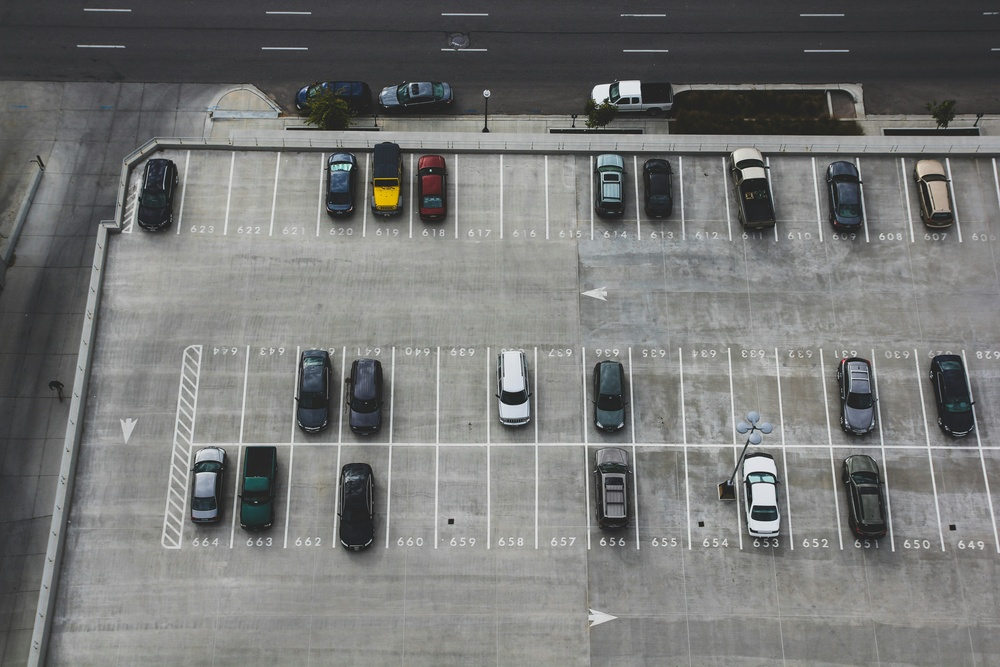
#> input picture input_image_1.jpg, 1000 x 667 px, shrunk from 5184 x 3456 before the run, given as the content of the folder input_images, which was not available
$ python parking_detector.py
#> lines starting #> are read from the running program, lines starting #| are printed output that depends on the picture; after the words box and inside, x2 and y2 are one past the last pixel; in counts of white or black regions, pixels touching at a corner belong together; pictures that were not available may be replaced by others from this repository, and a replacement may not be noted
#!/usr/bin/env python3
"""
PARKING DETECTOR - CRITICAL FIX
Bug: Bounds check used wrong variables (w, h instead of image width/height)
"""

import cv2
import numpy as np
import os
from pathlib import Path

INPUT_PATH = "./input_images/"
OUTPUT_PATH = "/mnt/c/wsl_outputs/"

def process_parking_lot(img_path, output_path):
    """Process one parking lot image"""
#> called with output_path = '/mnt/c/wsl_outputs/'
    img_name = Path(img_path).stem
    print(f"\n{'='*70}\nPROCESSING: {img_name}\n{'='*70}")

    img_dir = os.path.join(output_path, f"image_{img_name}")
    os.makedirs(img_dir, exist_ok=True)

    def save(img, name):
        cv2.imwrite(os.path.join(img_dir, f"{name}.jpg"), img)

    image = cv2.imread(str(img_path))
#> image is the input picture: shape (667, 1000, 3); mean B, G, R 117.9, 119.2, 118.4
    if image is None:
        return None

    img_h, img_w = image.shape[:2]
#> img_h = 667; img_w = 1000
    save(image, "00_original")

    gray = cv2.cvtColor(image, cv2.COLOR_BGR2GRAY)
    save(gray, "01_grayscale")

    # Detect lines
    print("  Detecting parking lines...")
    hsv = cv2.cvtColor(image, cv2.COLOR_BGR2HSV)
#> hsv: shape (667, 1000, 3); mean H, S, V 56.4, 10.7, 120.4
    white_mask = cv2.inRange(hsv, np.array([0, 0, 190]), np.array([180, 40, 255]))
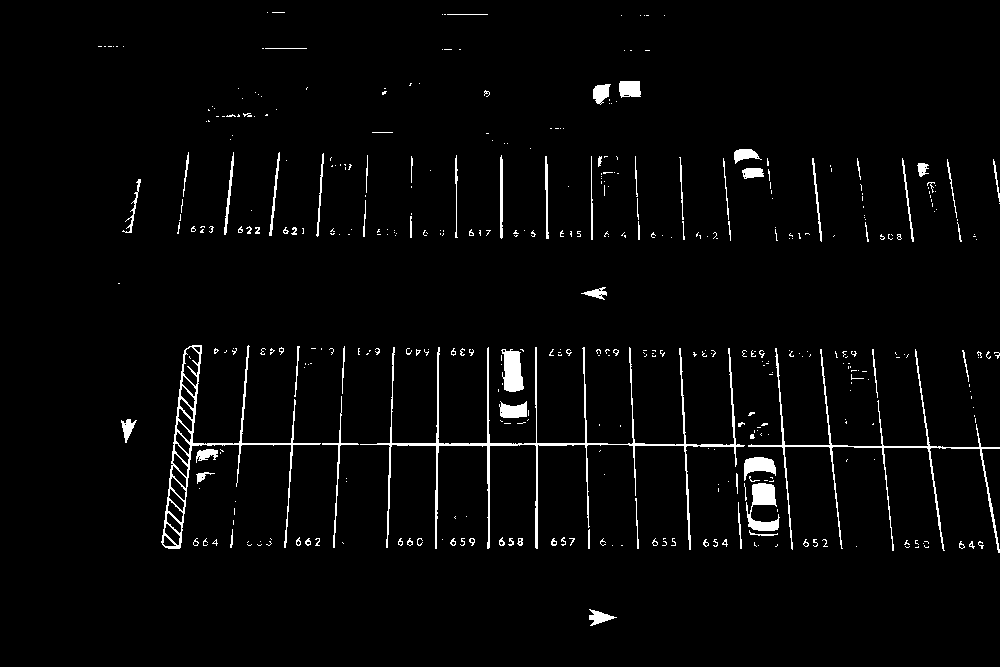
#> white_mask: shape (667, 1000); 2.8% white; 437 white regions (343 under 20 px), largest, box (x1, y1, x2, y2) and area: (360, 347, 745, 550) 3784, (161, 345, 321, 549) 2283, (748, 348, 1000, 553) 2123
    yellow_mask = cv2.inRange(hsv, np.array([15, 80, 80]), np.array([35, 255, 255]))
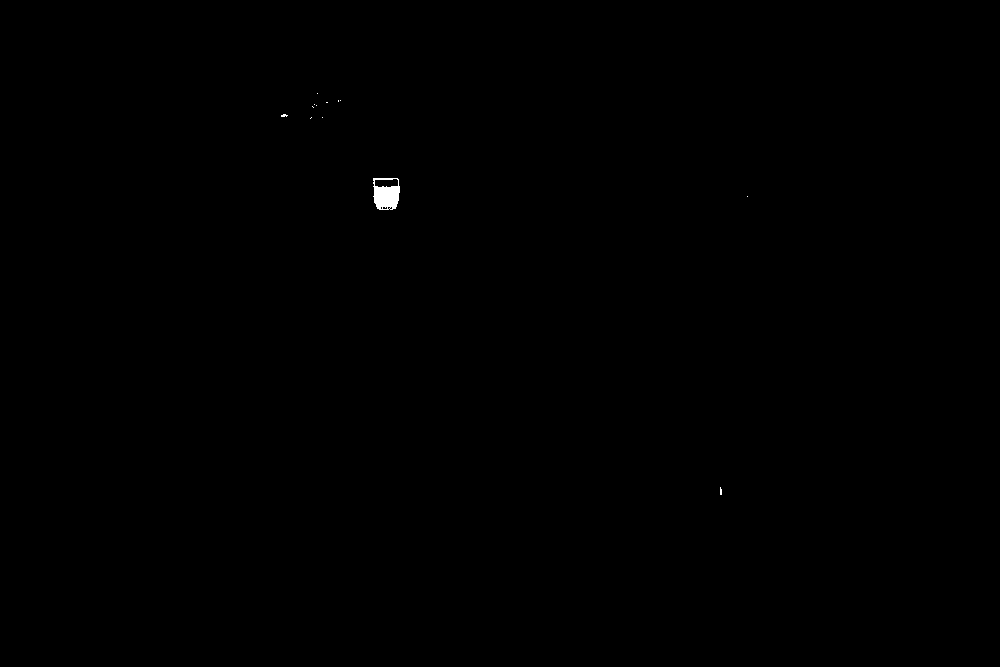
#> yellow_mask: shape (667, 1000); 0.1% white; 13 white regions (12 under 20 px), largest, box (x1, y1, x2, y2) and area: (373, 178, 400, 210) 606
    line_mask = cv2.bitwise_or(white_mask, yellow_mask)
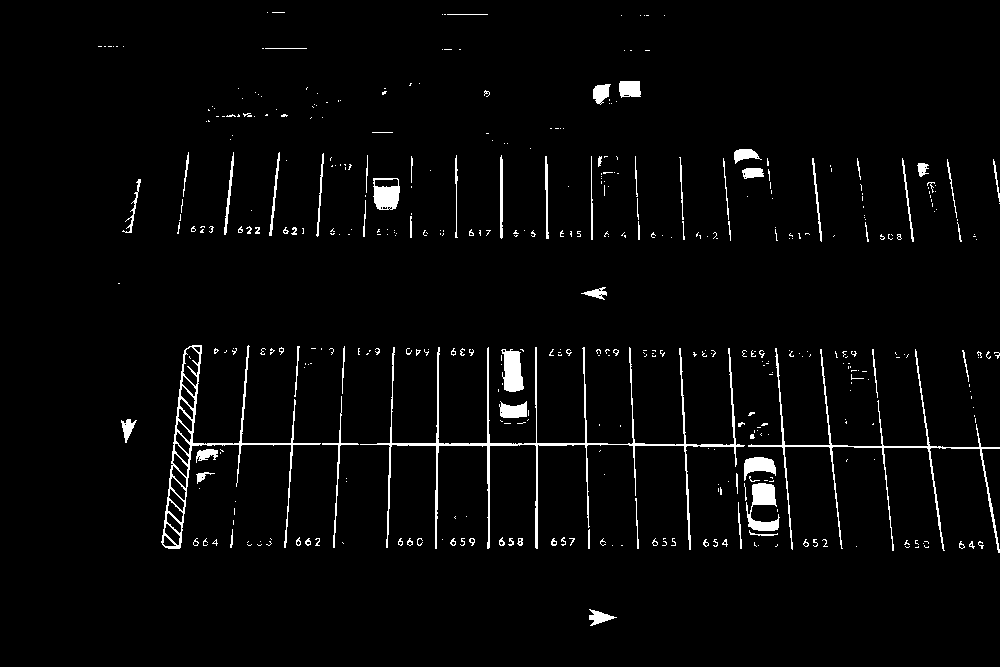
#> line_mask: shape (667, 1000); 2.9% white; 450 white regions (355 under 20 px), largest, box (x1, y1, x2, y2) and area: (360, 347, 745, 550) 3784, (161, 345, 321, 549) 2283, (748, 348, 1000, 553) 2123

    kernel = np.ones((3,3), np.uint8)
    line_mask = cv2.morphologyEx(line_mask, cv2.MORPH_CLOSE, kernel)
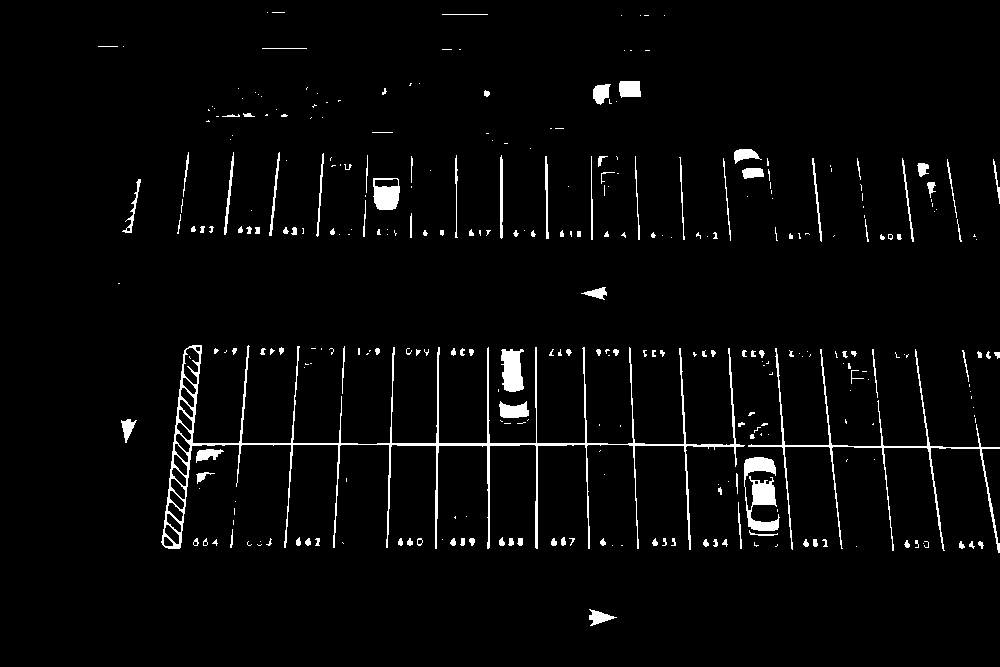
#> line_mask: shape (667, 1000); 3.1% white; 326 white regions (190 under 20 px), largest, box (x1, y1, x2, y2) and area: (161, 345, 745, 550) 6776, (748, 348, 1000, 553) 2142, (744, 457, 780, 531) 1370
    line_mask = cv2.morphologyEx(line_mask, cv2.MORPH_OPEN, kernel)
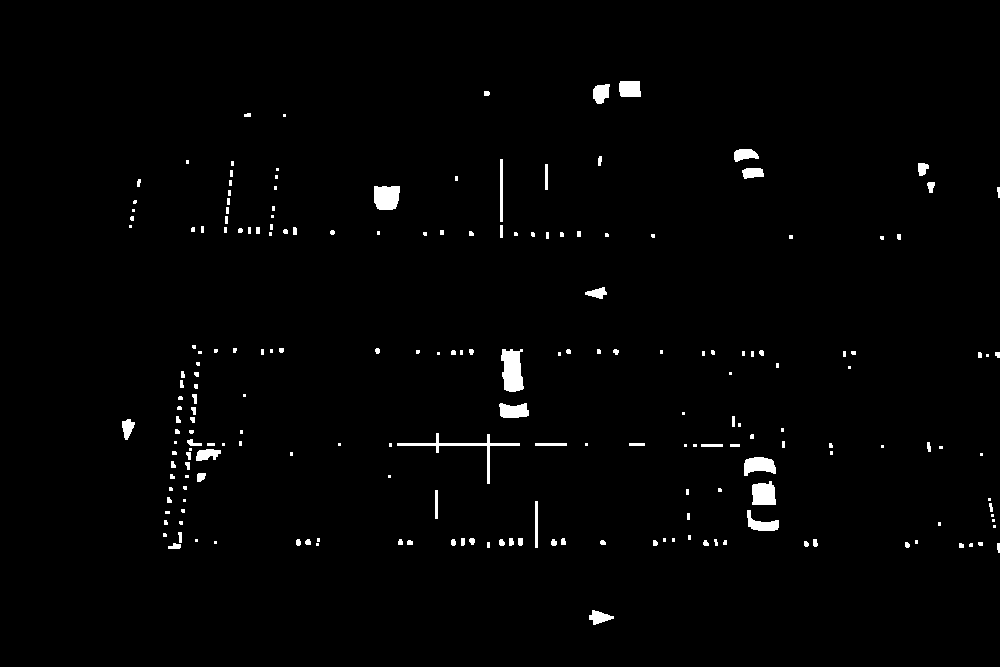
#> line_mask: shape (667, 1000); 1.5% white; 206 white regions (106 under 20 px), largest, box (x1, y1, x2, y2) and area: (501, 349, 524, 392) 763, (397, 433, 520, 484) 561, (374, 186, 400, 210) 560
    save(line_mask, "02_lines")

    # Hough lines
    print("  Hough transform...")
    lines = cv2.HoughLinesP(line_mask, 1, np.pi/180, 50, minLineLength=40, maxLineGap=10)
#> lines = 21 rows, first 6: [684, 445, 739, 445], [389, 444, 519, 444], [389, 443, 519, 443], [389, 445, 519, 445], [501, 159, 502, 236], [178, 548, 199, 351]

    if lines is None:
        print("  ERROR: No lines detected")
        return None

    viz = image.copy()
    for line in lines:
        x1, y1, x2, y2 = line[0]
        cv2.line(viz, (x1, y1), (x2, y2), (0, 255, 0), 1)
#> this loop made 21 passes
#> (x1, y1, x2, y2) on passes 1 to 12: (684, 445, 739, 445), (389, 444, 519, 444), (389, 443, 519, 443), (389, 445, 519, 445), (501, 159, 502, 236), (178, 548, 199, 351), (500, 215, 500, 159), (184, 512, 201, 351), (163, 536, 183, 371), (509, 391, 522, 349), (225, 232, 233, 161), (504, 389, 512, 349)
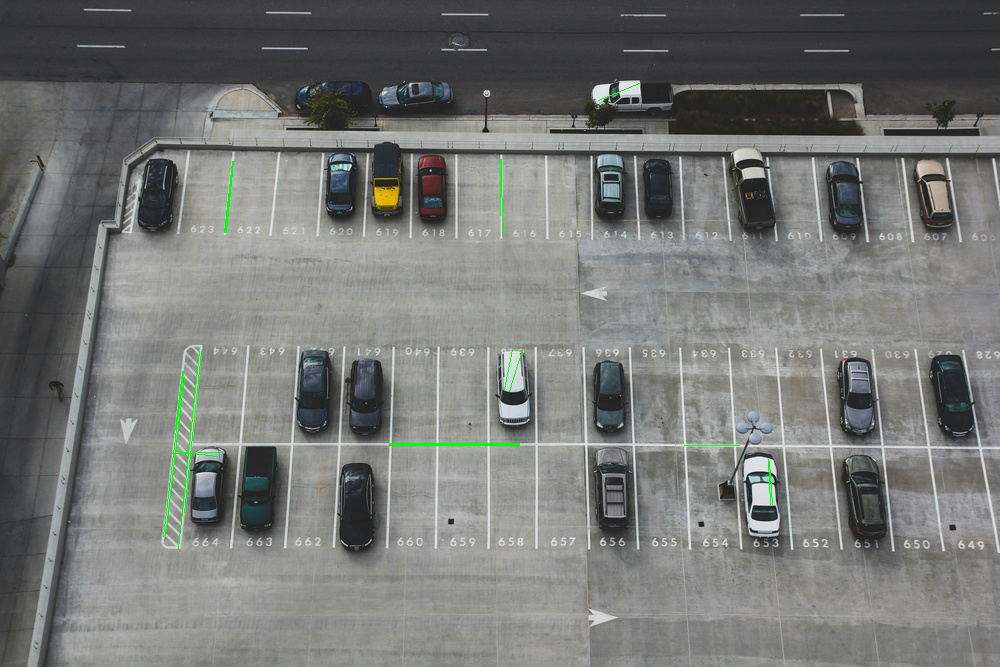
#> viz: shape (667, 1000, 3); 0.27% of pixels changed, all inside (x1, y1, x2, y2) = (163, 83, 773, 549)
    save(viz, "03_all_lines")
    print(f"  Detected {len(lines)} line segments")
#|   Detected 21 line segments

    # Filter vertical lines
    print("  Filtering vertical lines...")
    vertical_lines = []
    for line in lines:
        x1, y1, x2, y2 = line[0]
        dx = abs(x2 - x1)
        dy = abs(y2 - y1)

        if dy > dx * 1.5:  # Vertical
            length = np.sqrt(dx*dx + dy*dy)
            if length > 30:
                vertical_lines.append({
                    'x': (x1 + x2) / 2,
                    'y_min': min(y1, y2),
                    'y_max': max(y1, y2)
                })
#> this loop made 21 passes
#> (x1, y1, x2, y2, dx, dy, length) on passes 5, 6, 7, 8, 9, 10, 11, 12, 14, 16, 17, 19: (501, 159, 502, 236, 1, 77, 77.01), (178, 548, 199, 351, 21, 197, 198.1), (500, 215, 500, 159, 0, 56, 56), (184, 512, 201, 351, 17, 161, 161.9), (163, 536, 183, 371, 20, 165, 166.2), (509, 391, 522, 349, 13, 42, 43.97), (225, 232, 233, 161, 8, 71, 71.45), (504, 389, 512, 349, 8, 40, 40.79), (768, 459, 770, 504, 2, 45, 45.04), (769, 461, 772, 504, 3, 43, 43.1), (224, 232, 232, 161, 8, 71, 71.45), (226, 232, 233, 162, 7, 70, 70.35)
#> (x1, y1, x2, y2, dx, dy) on passes 1, 2, 3, 4, 13, 15: (684, 445, 739, 445, 55, 0), (389, 444, 519, 444, 130, 0), (389, 443, 519, 443, 130, 0), (389, 445, 519, 445, 130, 0), (175, 451, 217, 456, 42, 5), (172, 453, 220, 452, 48, 1)
#> after the loop, vertical_lines = 14 items

    if len(vertical_lines) < 2:
        print("  ERROR: Not enough vertical lines")
        return None

    viz = image.copy()
    for vl in vertical_lines:
        x = int(vl['x'])
        cv2.line(viz, (x, int(vl['y_min'])), (x, int(vl['y_max'])), (255, 255, 0), 2)
#> this loop made 14 passes
#> (vl, x) on passes 1 to 12: ({'x': 501.5, 'y_min': 159, 'y_max': 236}, 501), ({'x': 188.5, 'y_min': 351, 'y_max': 548}, 188), ({'x': 500, 'y_min': 159, 'y_max': 215}, 500), ({'x': 192.5, 'y_min': 351, 'y_max': 512}, 192), ({'x': 173, 'y_min': 371, 'y_max': 536}, 173), ({'x': 515.5, 'y_min': 349, 'y_max': 391}, 515), ({'x': 229, 'y_min': 161, 'y_max': 232}, 229), ({'x': 508, 'y_min': 349, 'y_max': 389}, 508), ({'x': 769, 'y_min': 459, 'y_max': 504}, 769), ({'x': 770.5, 'y_min': 461, 'y_max': 504}, 770), ({'x': 228, 'y_min': 161, 'y_max': 232}, 228), ({'x': 229.5, 'y_min': 162, 'y_max': 232}, 229)
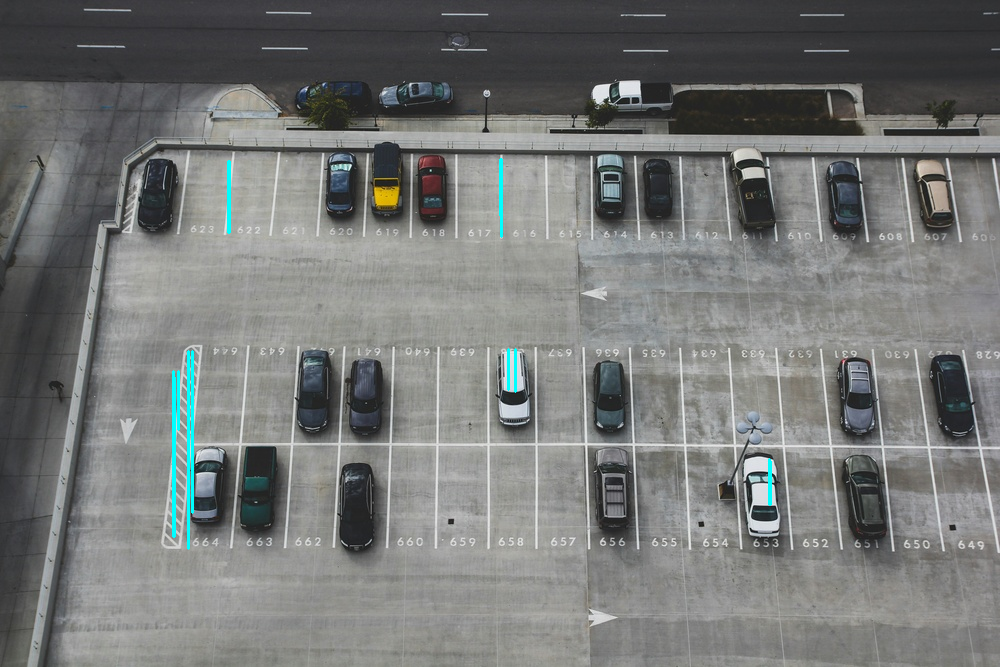
#> viz: shape (667, 1000, 3); 0.44% of pixels changed, all inside (x1, y1, x2, y2) = (172, 158, 772, 550)
    save(viz, "04_vertical_lines")
    print(f"  Found {len(vertical_lines)} vertical lines")
#|   Found 14 vertical lines

    # Remove duplicates
    vertical_lines.sort(key=lambda l: l['x'])
    unique_lines = [vertical_lines[0]]
    for vl in vertical_lines[1:]:
        if vl['x'] - unique_lines[-1]['x'] > 15:
            unique_lines.append(vl)
#> this loop made 13 passes
#> vl on passes 1 to 12: {'x': 174.5, 'y_min': 377, 'y_max': 536}, {'x': 178.5, 'y_min': 371, 'y_max': 429}, {'x': 188.5, 'y_min': 351, 'y_max': 548}, {'x': 192.5, 'y_min': 351, 'y_max': 512}, {'x': 228, 'y_min': 161, 'y_max': 232}, {'x': 229, 'y_min': 161, 'y_max': 232}, {'x': 229.5, 'y_min': 162, 'y_max': 232}, {'x': 500, 'y_min': 159, 'y_max': 215}, {'x': 501.5, 'y_min': 159, 'y_max': 236}, {'x': 508, 'y_min': 349, 'y_max': 389}, {'x': 515.5, 'y_min': 349, 'y_max': 391}, {'x': 769, 'y_min': 459, 'y_max': 504}
#> after the loop, unique_lines = 6 items

    print(f"  Unique lines: {len(unique_lines)}")
#|   Unique lines: 6

    # Create spaces
    print("  Creating parking spaces...")
    spaces = []
    for i in range(len(unique_lines) - 1):
        l1 = unique_lines[i]
        l2 = unique_lines[i+1]

        x1 = int(l1['x'])
        x2 = int(l2['x'])
        width = x2 - x1

        if 40 < width < 150:
            y_min = max(l1['y_min'], l2['y_min'])
            y_max = min(l1['y_max'], l2['y_max'])
            height = abs(y_max - y_min)
            spaces.append((x1, int(y_min), width, int(height)))
#> this loop made 5 passes
#> (l1, l2, x1, x2, width) on passes 1 to 5: ({'x': 173, 'y_min': 371, 'y_max': 536}, {'x': 188.5, 'y_min': 351, 'y_max': 548}, 173, 188, 15), ({'x': 188.5, 'y_min': 351, 'y_max': 548}, {'x': 228, 'y_min': 161, 'y_max': 232}, 188, 228, 40), ({'x': 228, 'y_min': 161, 'y_max': 232}, {'x': 500, 'y_min': 159, 'y_max': 215}, 228, 500, 272), ({'x': 500, 'y_min': 159, 'y_max': 215}, {'x': 515.5, 'y_min': 349, 'y_max': 391}, 500, 515, 15), ({'x': 515.5, 'y_min': 349, 'y_max': 391}, {'x': 769, 'y_min': 459, 'y_max': 504}, 515, 769, 254)
#> after the loop, spaces = []

    viz = image.copy()
    for x, y, w, h in spaces:
        cv2.rectangle(viz, (x, y), (x+w, y+h), (255, 0, 0), 2)
#> this loop made 0 passes
    save(viz, "05_detected_spaces")
    print(f"  Generated {len(spaces)} parking spaces")
#|   Generated 0 parking spaces

    if len(spaces) == 0:
        print("  ERROR: No spaces generated")
        return None

    # Occupancy detection
    print("  Detecting occupancy...")
    results = []

    for x, y, w, h in spaces:
        # FIX: Use img_w and img_h, not w and h
        if x < 0 or y < 0 or x+w > img_w or y+h > img_h or w <= 0 or h <= 0:
            print(f"    Skipping invalid space: ({x},{y},{w},{h})")
            continue

        roi_gray = gray[y:y+h, x:x+w]
        roi_color = image[y:y+h, x:x+w]

        if roi_gray.size == 0:
            continue

        # Features
        mean_int = np.mean(roi_gray)
        std_dev = np.std(roi_gray)

        edges = cv2.Canny(roi_gray, 40, 120)
        edge_density = np.sum(edges > 0) / edges.size

        hsv_roi = cv2.cvtColor(roi_color, cv2.COLOR_BGR2HSV)
        white_in_roi = cv2.inRange(hsv_roi, np.array([0, 0, 190]), np.array([180, 40, 255]))
        line_visible = np.sum(white_in_roi > 0) / white_in_roi.size

        # Score
        score = 0
        if mean_int < 120: score += 3
        if std_dev > 25: score += 2
        if edge_density > 0.15: score += 2
        if line_visible < 0.05: score += 2

        is_occupied = score >= 5
        results.append({
            'bbox': (x, y, w, h),
            'occupied': is_occupied
        })

    # Visualize
    viz = image.copy()
    for r in results:
        x, y, w, h = r['bbox']
        color = (0, 0, 255) if r['occupied'] else (0, 255, 0)
        cv2.rectangle(viz, (x, y), (x+w, y+h), color, 3)
    save(viz, "06_occupancy")

    # Final
    final = image.copy()
    total = len(results)
    occupied = sum(1 for r in results if r['occupied'])
    empty = total - occupied

    for r in results:
        x, y, w, h = r['bbox']
        color = (0, 0, 255) if r['occupied'] else (0, 255, 0)
        cv2.rectangle(final, (x, y), (x+w, y+h), color, 3)

    cv2.rectangle(final, (10, 10), (500, 160), (0, 0, 0), -1)
    cv2.rectangle(final, (10, 10), (500, 160), (255, 255, 255), 3)

    font = cv2.FONT_HERSHEY_SIMPLEX
    cv2.putText(final, f"Total Parking Spaces: {total}",
               (25, 50), font, 0.9, (255, 255, 255), 2)
    cv2.putText(final, f"Empty Spaces: {empty}",
               (25, 90), font, 0.9, (0, 255, 0), 2)
    cv2.putText(final, f"Occupied by Vehicles: {occupied}",
               (25, 130), font, 0.9, (0, 0, 255), 2)

    save(final, "07_FINAL_RESULT")

    print(f"\n{'='*70}")
    print(f"RESULTS: {img_name}")
    print(f"{'='*70}")
    print(f"Total Parking Spaces:    {total}")
    print(f"Empty Spaces:            {empty}")
    print(f"Occupied by Vehicles:    {occupied}")
    print(f"{'='*70}\n")

    return {'filename': img_name, 'total': total, 'empty': empty, 'occupied': occupied}


# MAIN
if __name__ == "__main__":
    print("\n" + "="*70)
    print("PARKING LOT DETECTOR - CRITICAL BUG FIX")
    print("="*70)

    os.makedirs(OUTPUT_PATH, exist_ok=True)

    image_files = (list(Path(INPUT_PATH).glob("*.jpg")) +
                  list(Path(INPUT_PATH).glob("*.png")))

    if not image_files:
        print("\nERROR: No images found")
        exit(1)

    print(f"\nProcessing {len(image_files)} images\n")

    all_results = []
    for img_path in sorted(image_files):
        result = process_parking_lot(img_path, OUTPUT_PATH)
        if result:
            all_results.append(result)

    print("\n" + "="*70)
    print("PROCESSING COMPLETE - SUMMARY")
    print("="*70)
    for r in all_results:
        print(f"{r['filename']:20s} | Total: {r['total']:3d} | "
              f"Empty: {r['empty']:3d} | Occupied: {r['occupied']:3d}")
    print("="*70 + "\n")
